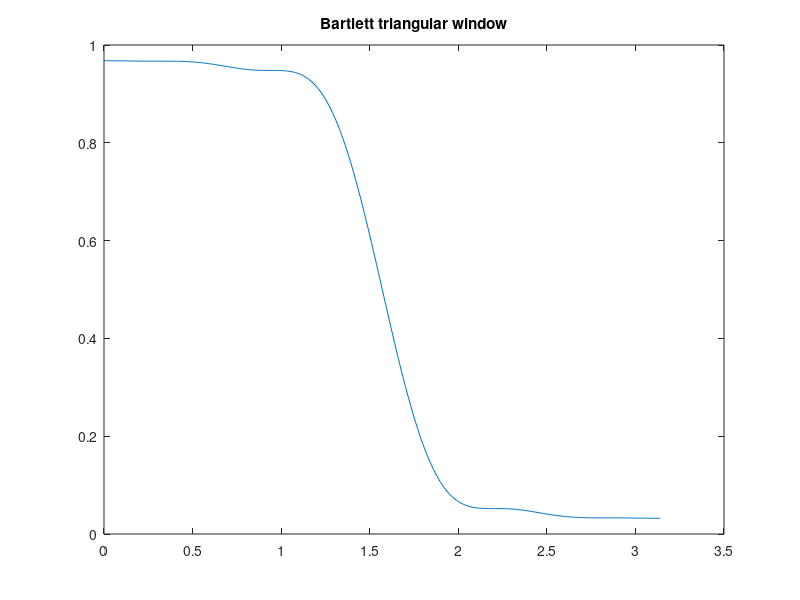
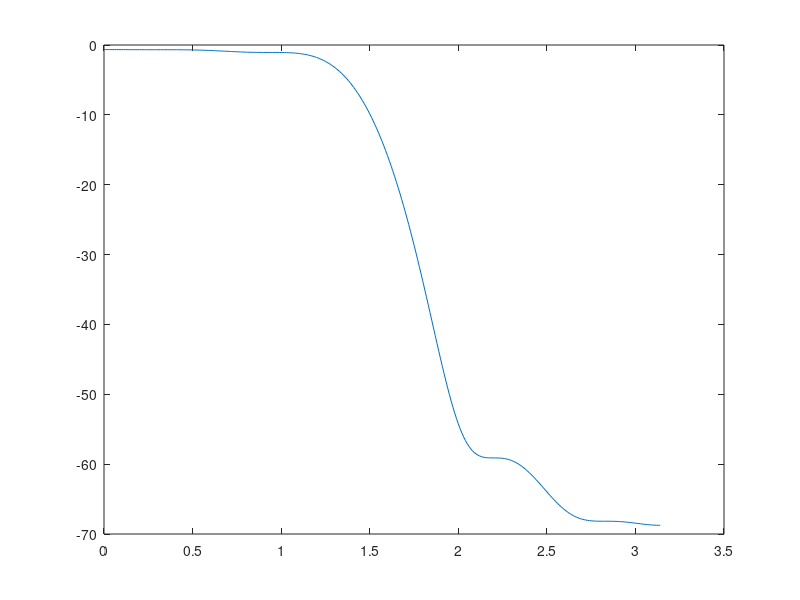
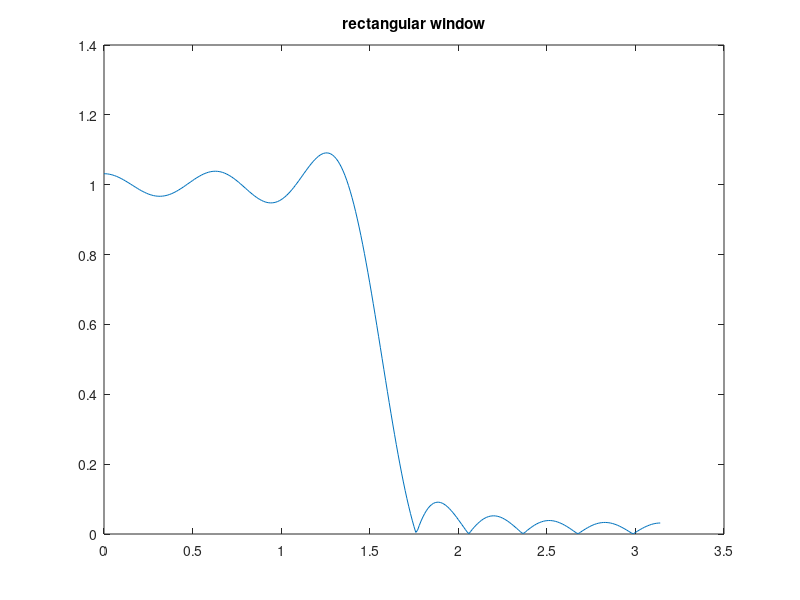
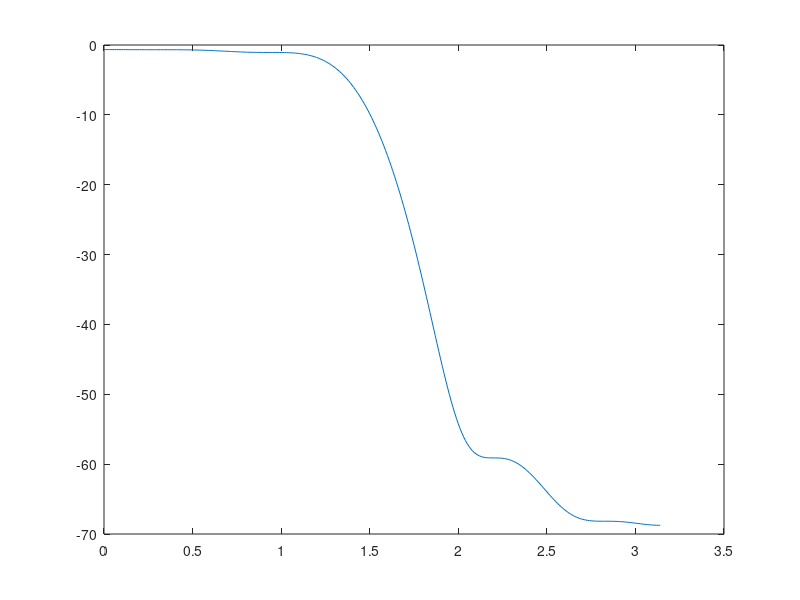

Source code (MATLAB) for these figures, in order:
clc
close all
clear all

N=21;%input('Enter the Length of filter:');
cutoff=pi/2;%('Enter the cut off frequency:');
h=zeros(1,N);
M=(N-1)/2;
for i=0:N-1
    
    h(i+1)=(sin(cutoff*(i-M))/(pi*(i-M)));
end

h(M+1)=cutoff/pi;
   
% Bartlett triangular window %
W=bartlett(21);


h1=W'.*h;

w1=0:1/100:pi;
H=0;
j=sqrt(-1);
for n=1:length(h)
    H=H+(W(n).*h(n))*exp(-j*w1*n);
end
figure
plot(w1,abs(H))
title('Bartlett triangular window')
figure
plot(w1,20*log(abs(H)))

% rectangular window %
W1=rectwin(21);


hk=W1'.*h;

w1=0:1/100:pi;
Hk=0;
j=sqrt(-1);
for n=1:length(h)
    Hk=Hk+(W1(n).*h(n))*exp(-j*w1*n);
end
figure
plot(w1,abs(Hk))
title('rectangular window')
figure
plot(w1,20*log(abs(H)))


% Hanning Window Method %
han=hanning(21);

h2=han'.*h;

w1=0:1/100:pi;
H1=0;
j=sqrt(-1);
for n=1:length(h)
    H1=H1+h2(n)*exp(-j*w1*n);
end
figure
plot(w1,abs(H1))
title('Hanning window')
figure
plot(w1,20*log(abs(H1)))



% Hamming Window Method %
ham=hamming(21);

h3=ham'.*h;

w1=0:1/100:pi;
H2=0;
j=sqrt(-1);
for n=1:length(h)
    H2=H2+h3(n)*exp(-j*w1*n);
end
figure
plot(w1,abs(H2))
title('Hamming window')
figure
plot(w1,20*log(abs(H2)))

% Blackman Window Method %
b=blackman(21);

h4=b'.*h;

w1=0:1/100:pi;
H3=0;
j=sqrt(-1);
for n=1:length(h)
    H3=H3+h4(n)*exp(-j*w1*n);
end
figure
plot(w1,abs(H3))
title('Blackman window')
figure
plot(w1,20*log(abs(H3)))

% Kaiser Window Method %
k1=kaiser(21,4);
k2=kaiser(21,6.5);
k3=kaiser(21,9);
h5=k1'.*h;
h6=k2'.*h;
h7=k3'.*h;

w1=0:1/100:pi;
H4=0;
j=sqrt(-1);
for n=1:length(h)
    H4=H4+h5(n)*exp(-j*w1*n);
end
figure
plot(w1,abs(H4))
title('Kaiser window beta=4')
figure
plot(w1,20*log(abs(H4)))

w1=0:1/100:pi;
H5=0;
j=sqrt(-1);
for n=1:length(h)
    H5=H5+h6(n)*exp(-j*w1*n);
end
figure
plot(w1,abs(H5))
title('Kaiser window beta=6.5')
figure
plot(w1,20*log(abs(H5)))

w1=0:1/100:pi;
H6=0;
j=sqrt(-1);
for n=1:length(h)
    H6=H6+h7(n)*exp(-j*w1*n);
end
figure
plot(w1,abs(H6))
title('Kaiser window beta=9')
figure
plot(w1,20*log(abs(H6)))

